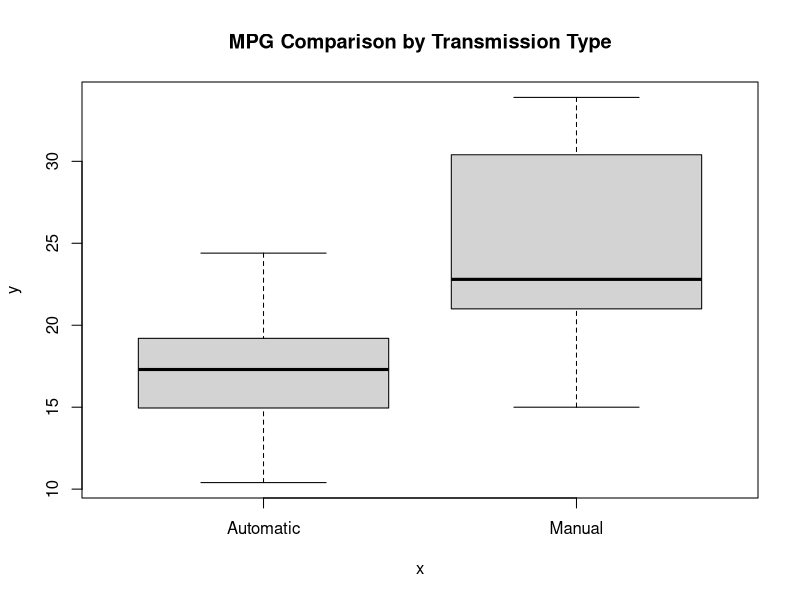
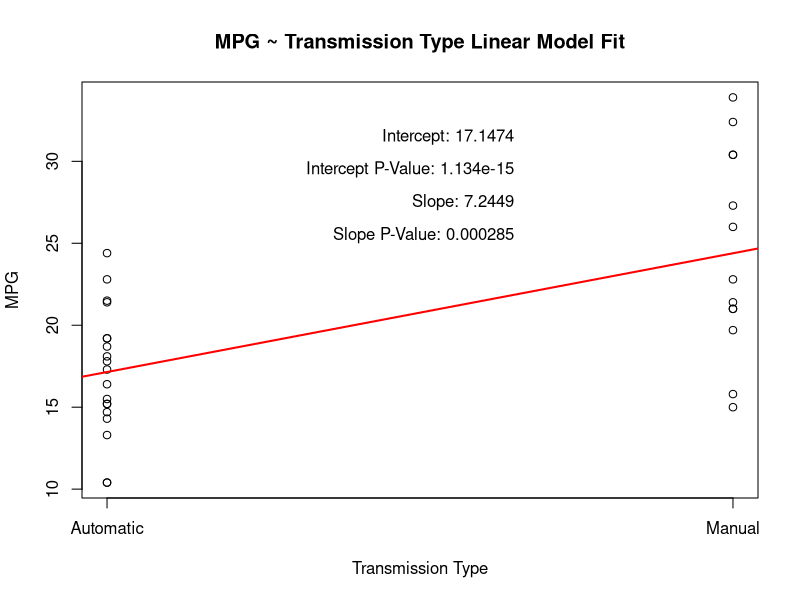
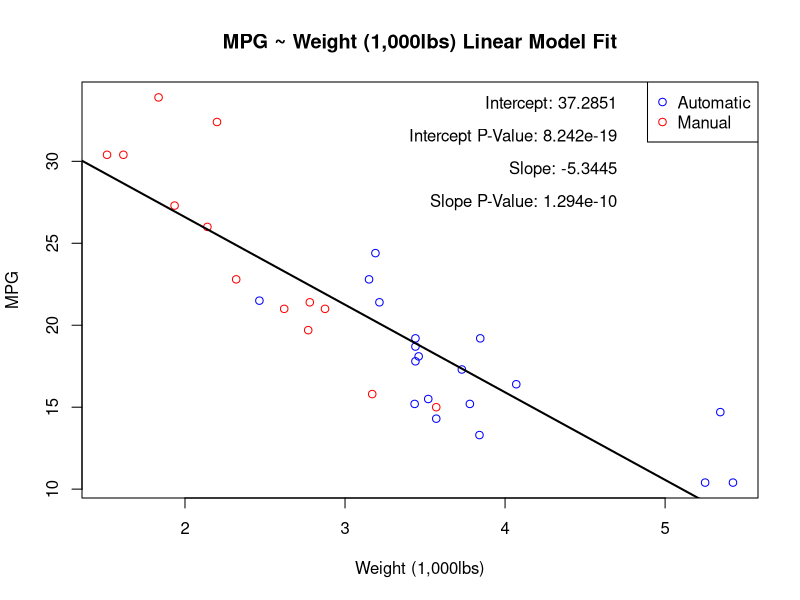

Recreate these plots in R, in order.
## ---- chunk 1
# Load libraries
library(datasets)

# Define global variables
dat <- mtcars
dat$am.factor <- factor(dat$am, labels = c("Automatic", "Manual"))
## ---- chunk 2
        with(dat, plot(am.factor, mpg, xLab = "Transmittion", yLab = "MPG"))
        title("MPG Comparison by Transmission Type")
## ---- chunk 3
        # Fit linear model mpg ~ transmission
        fit <- lm(mpg ~ am, dat)
        fitCoef <- summary(fit)$coefficients
        fitText <- c(paste("Intercept:", round(fitCoef[1, 1], digits = 4)),
                     paste("Intercept P-Value:", signif(fitCoef[1, 4], digits = 4)),
                     paste("Slope:", round(fitCoef[2, 1], digits = 4)),
                     paste("Slope P-Value:", signif(fitCoef[2, 4], digits = 4)))
        
        # Scatter plot mpg ~ transmission
        # Fits linear model line
        with(dat, plot(am, mpg, xlab = "Transmission Type", ylab = "MPG", xaxt = "n"))
        abline(fit, col = "red", lwd = 2)
        axis(1, at = 0:1, labels = c("Automatic", "Manual"))
        text(x = 0.65, y = seq(from = 32, to = 26, by = -2), adj = c(1, 1), labels = fitText)
        title("MPG ~ Transmission Type Linear Model Fit")
        
        # Remove local variables
        rm(fit, fitCoef, fitText)
## ---- chunk 4
        # Fit linear model mpg ~ transmission
        fit <- lm(mpg ~ wt, dat)
        fitCoef <- summary(fit)$coefficients
        fitText <- c(paste("Intercept:", round(fitCoef[1, 1], digits = 4)),
                     paste("Intercept P-Value:", signif(fitCoef[1, 4], digits = 4)),
                     paste("Slope:", round(fitCoef[2, 1], digits = 4)),
                     paste("Slope P-Value:", signif(fitCoef[2, 4], digits = 4)))
        
        # Scatter plot mpg ~ weight
        # Points colord for blue = "Automatic"" and red = "Manual"
        # Fits linear model
        with(dat, plot(wt, mpg, xlab = "Weight (1,000lbs)", ylab = "MPG", type = "n"))
        with(subset(dat, am == 0), points(wt, mpg, col = "blue"))
        with(subset(dat, am == 1), points(wt, mpg, col = "red"))
        abline(fit, lwd = 2)
        legend("topright", pch = 1, col = c("blue", "red"), legend = c("Automatic", "Manual"))
        text(x = 4.7, y = seq(from = 34, to = 27, by = -2), adj = c(1, 1), labels = fitText)
        title("MPG ~ Weight (1,000lbs) Linear Model Fit")
        
        # Remove local variables
        rm(fit, fitCoef, fitText)
